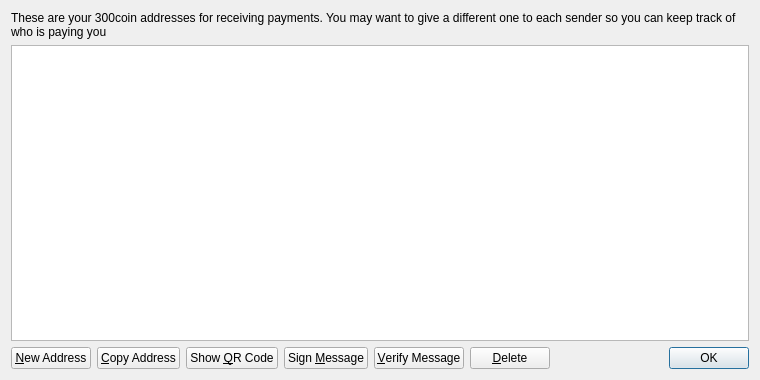
<?xml version="1.0" encoding="UTF-8"?>
<ui version="4.0">
 <class>AddressBookPage</class>
 <widget class="QWidget" name="AddressBookPage">
  <property name="geometry">
   <rect>
    <x>0</x>
    <y>0</y>
    <width>760</width>
    <height>380</height>
   </rect>
  </property>
  <property name="windowTitle">
   <string>Address Book</string>
  </property>
  <layout class="QVBoxLayout" name="verticalLayout">
   <item>
    <widget class="QLabel" name="labelExplanation">
     <property name="text">
      <string>These are your 300coin addresses for receiving payments. You may want to give a different one to each sender so you can keep track of who is paying you</string>
     </property>
     <property name="textFormat">
      <enum>Qt::PlainText</enum>
     </property>
     <property name="wordWrap">
      <bool>true</bool>
     </property>
    </widget>
   </item>
   <item>
    <widget class="QTableView" name="tableView">
     <property name="contextMenuPolicy">
      <enum>Qt::CustomContextMenu</enum>
     </property>
     <property name="toolTip">
      <string>Double-click to edit address or label</string>
     </property>
     <property name="tabKeyNavigation">
      <bool>false</bool>
     </property>
     <property name="alternatingRowColors">
      <bool>true</bool>
     </property>
     <property name="selectionMode">
      <enum>QAbstractItemView::SingleSelection</enum>
     </property>
     <property name="selectionBehavior">
      <enum>QAbstractItemView::SelectRows</enum>
     </property>
     <property name="sortingEnabled">
      <bool>true</bool>
     </property>
     <attribute name="verticalHeaderVisible">
      <bool>false</bool>
     </attribute>
    </widget>
   </item>
   <item>
    <layout class="QHBoxLayout" name="horizontalLayout">
     <item>
      <widget class="QPushButton" name="newAddressButton">
       <property name="toolTip">
        <string>Create a new address</string>
       </property>
       <property name="text">
        <string>&amp;New Address</string>
       </property>
       <property name="icon">
        <iconset resource="../bitcoin.qrc">
         <normaloff>:/icons/add</normaloff>:/icons/add</iconset>
       </property>
      </widget>
     </item>
     <item>
      <widget class="QPushButton" name="copyToClipboard">
       <property name="toolTip">
        <string>Copy the currently selected address to the system clipboard</string>
       </property>
       <property name="text">
        <string>&amp;Copy Address</string>
       </property>
       <property name="icon">
        <iconset resource="../bitcoin.qrc">
         <normaloff>:/icons/editcopy</normaloff>:/icons/editcopy</iconset>
       </property>
      </widget>
     </item>
     <item>
      <widget class="QPushButton" name="showQRCode">
       <property name="text">
        <string>Show &amp;QR Code</string>
       </property>
       <property name="icon">
        <iconset resource="../bitcoin.qrc">
         <normaloff>:/icons/qrcode</normaloff>:/icons/qrcode</iconset>
       </property>
      </widget>
     </item>
     <item>
      <widget class="QPushButton" name="signMessage">
       <property name="toolTip">
        <string>&lt;html&gt;&lt;head/&gt;&lt;body&gt;&lt;p&gt;Sign a message to prove you own a 300coin address&lt;/p&gt;&lt;/body&gt;&lt;/html&gt;</string>
       </property>
       <property name="text">
        <string>Sign &amp;Message</string>
       </property>
       <property name="icon">
        <iconset resource="../bitcoin.qrc">
         <normaloff>:/icons/edit</normaloff>:/icons/edit</iconset>
       </property>
      </widget>
     </item>
     <item>
      <widget class="QPushButton" name="verifyMessage">
       <property name="toolTip">
        <string>&lt;html&gt;&lt;head/&gt;&lt;body&gt;&lt;p&gt;Verify a message to ensure it was signed with a specified 300coin address&lt;/p&gt;&lt;/body&gt;&lt;/html&gt;</string>
       </property>
       <property name="text">
        <string>&amp;Verify Message</string>
       </property>
       <property name="icon">
        <iconset resource="../bitcoin.qrc">
         <normaloff>:/icons/transaction_0</normaloff>:/icons/transaction_0</iconset>
       </property>
      </widget>
     </item>
     <item>
      <widget class="QPushButton" name="deleteButton">
       <property name="toolTip">
        <string>Delete the currently selected address from the list</string>
       </property>
       <property name="text">
        <string>&amp;Delete</string>
       </property>
       <property name="icon">
        <iconset resource="../bitcoin.qrc">
         <normaloff>:/icons/remove</normaloff>:/icons/remove</iconset>
       </property>
      </widget>
     </item>
     <item>
      <spacer name="horizontalSpacer">
       <property name="orientation">
        <enum>Qt::Horizontal</enum>
       </property>
       <property name="sizeHint" stdset="0">
        <size>
         <width>40</width>
         <height>20</height>
        </size>
       </property>
      </spacer>
     </item>
     <item>
      <widget class="QDialogButtonBox" name="buttonBox">
       <property name="sizePolicy">
        <sizepolicy hsizetype="Maximum" vsizetype="Fixed">
         <horstretch>0</horstretch>
         <verstretch>0</verstretch>
        </sizepolicy>
       </property>
       <property name="standardButtons">
        <set>QDialogButtonBox::Ok</set>
       </property>
      </widget>
     </item>
    </layout>
   </item>
  </layout>
 </widget>
 <resources>
  <include location="../bitcoin.qrc"/>
 </resources>
 <connections/>
</ui>
